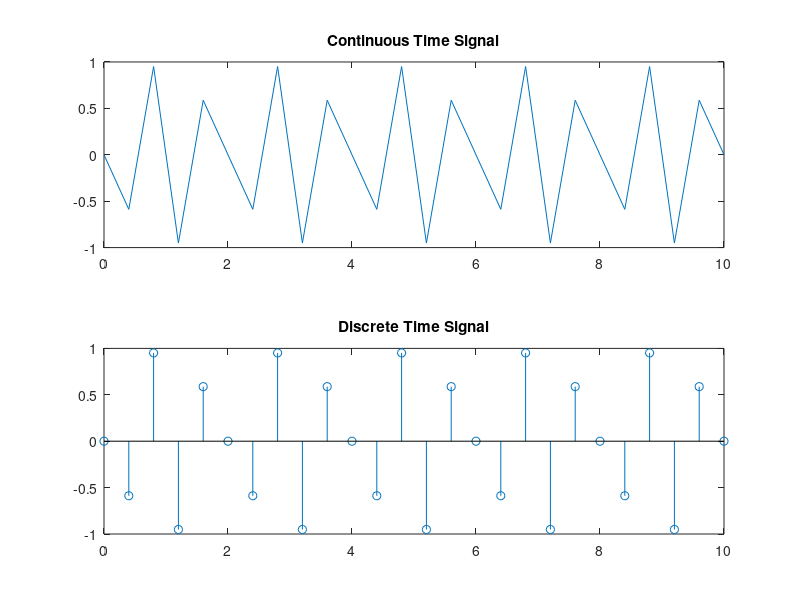

Write MATLAB code to recreate this figure.
%Baliguat, Dennis Ivan C.
f = 4;
t = 0:0.4:10;
x = sin(2*pi*f*t);
subplot(2,1,1)
plot(t,x)
title("Continuous Time Signal")
subplot(2,1,2)
stem(t,x)
title("Discrete Time Signal")
